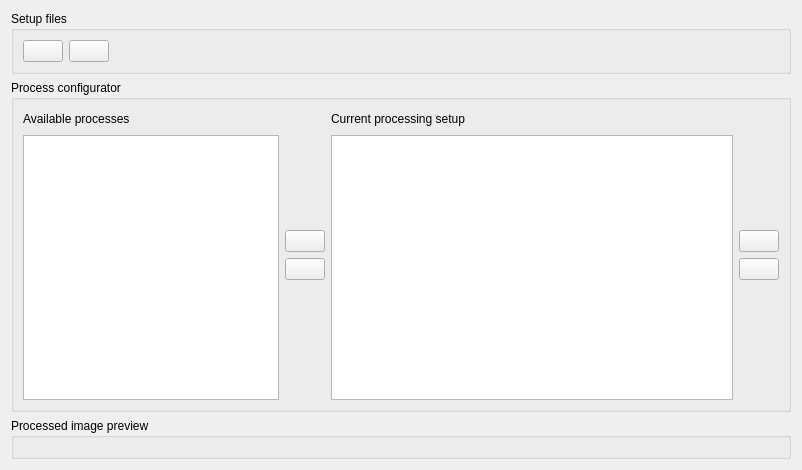
<?xml version="1.0" encoding="UTF-8"?>
<ui version="4.0">
 <class>Configurator</class>
 <widget class="QWidget" name="Configurator">
  <property name="geometry">
   <rect>
    <x>0</x>
    <y>0</y>
    <width>802</width>
    <height>470</height>
   </rect>
  </property>
  <property name="windowTitle">
   <string>Process configurator</string>
  </property>
  <layout class="QGridLayout" name="gridLayout">
   <item row="2" column="0">
    <layout class="QVBoxLayout" name="verticalLayout_6" stretch="1,0">
     <item>
      <layout class="QVBoxLayout" name="verticalLayout_5">
       <item>
        <widget class="QGroupBox" name="groupBox_3">
         <property name="title">
          <string>Setup files</string>
         </property>
         <layout class="QGridLayout" name="gridLayout_3">
          <item row="0" column="0">
           <layout class="QHBoxLayout" name="horizontalLayout">
            <item>
             <widget class="QPushButton" name="load">
              <property name="text">
               <string/>
              </property>
             </widget>
            </item>
            <item>
             <widget class="QPushButton" name="store">
              <property name="text">
               <string/>
              </property>
             </widget>
            </item>
            <item>
             <spacer name="horizontalSpacer_3">
              <property name="orientation">
               <enum>Qt::Horizontal</enum>
              </property>
              <property name="sizeHint" stdset="0">
               <size>
                <width>40</width>
                <height>20</height>
               </size>
              </property>
             </spacer>
            </item>
           </layout>
          </item>
         </layout>
        </widget>
       </item>
       <item>
        <widget class="QGroupBox" name="groupBox">
         <property name="title">
          <string>Process configurator</string>
         </property>
         <layout class="QHBoxLayout" name="horizontalLayout_3" stretch="0,0,1,0">
          <property name="leftMargin">
           <number>9</number>
          </property>
          <item>
           <layout class="QHBoxLayout" name="horizontalLayout_2">
            <item>
             <layout class="QVBoxLayout" name="verticalLayout_3">
              <item>
               <layout class="QHBoxLayout" name="horizontalLayout_4">
                <item>
                 <widget class="QLabel" name="label">
                  <property name="text">
                   <string>Available processes</string>
                  </property>
                 </widget>
                </item>
                <item>
                 <spacer name="horizontalSpacer">
                  <property name="orientation">
                   <enum>Qt::Horizontal</enum>
                  </property>
                  <property name="sizeHint" stdset="0">
                   <size>
                    <width>40</width>
                    <height>20</height>
                   </size>
                  </property>
                 </spacer>
                </item>
               </layout>
              </item>
              <item>
               <widget class="QListWidget" name="options">
                <property name="sizePolicy">
                 <sizepolicy hsizetype="Expanding" vsizetype="Expanding">
                  <horstretch>0</horstretch>
                  <verstretch>0</verstretch>
                 </sizepolicy>
                </property>
               </widget>
              </item>
             </layout>
            </item>
           </layout>
          </item>
          <item>
           <layout class="QVBoxLayout" name="verticalLayout">
            <item>
             <spacer name="verticalSpacer">
              <property name="orientation">
               <enum>Qt::Vertical</enum>
              </property>
              <property name="sizeHint" stdset="0">
               <size>
                <width>20</width>
                <height>40</height>
               </size>
              </property>
             </spacer>
            </item>
            <item>
             <widget class="QPushButton" name="add">
              <property name="text">
               <string/>
              </property>
             </widget>
            </item>
            <item>
             <widget class="QPushButton" name="remove">
              <property name="text">
               <string/>
              </property>
             </widget>
            </item>
            <item>
             <spacer name="verticalSpacer_2">
              <property name="orientation">
               <enum>Qt::Vertical</enum>
              </property>
              <property name="sizeHint" stdset="0">
               <size>
                <width>20</width>
                <height>40</height>
               </size>
              </property>
             </spacer>
            </item>
           </layout>
          </item>
          <item>
           <layout class="QVBoxLayout" name="verticalLayout_4">
            <item>
             <layout class="QHBoxLayout" name="horizontalLayout_5">
              <item>
               <widget class="QLabel" name="label_2">
                <property name="text">
                 <string>Current processing setup</string>
                </property>
               </widget>
              </item>
              <item>
               <spacer name="horizontalSpacer_2">
                <property name="orientation">
                 <enum>Qt::Horizontal</enum>
                </property>
                <property name="sizeHint" stdset="0">
                 <size>
                  <width>40</width>
                  <height>20</height>
                 </size>
                </property>
               </spacer>
              </item>
             </layout>
            </item>
            <item>
             <widget class="QTreeView" name="tree"/>
            </item>
           </layout>
          </item>
          <item>
           <layout class="QVBoxLayout" name="verticalLayout_2">
            <item>
             <spacer name="verticalSpacer_3">
              <property name="orientation">
               <enum>Qt::Vertical</enum>
              </property>
              <property name="sizeHint" stdset="0">
               <size>
                <width>20</width>
                <height>40</height>
               </size>
              </property>
             </spacer>
            </item>
            <item>
             <widget class="QPushButton" name="up">
              <property name="sizePolicy">
               <sizepolicy hsizetype="Minimum" vsizetype="Fixed">
                <horstretch>0</horstretch>
                <verstretch>0</verstretch>
               </sizepolicy>
              </property>
              <property name="text">
               <string/>
              </property>
             </widget>
            </item>
            <item>
             <widget class="QPushButton" name="down">
              <property name="text">
               <string/>
              </property>
             </widget>
            </item>
            <item>
             <spacer name="verticalSpacer_4">
              <property name="orientation">
               <enum>Qt::Vertical</enum>
              </property>
              <property name="sizeHint" stdset="0">
               <size>
                <width>20</width>
                <height>40</height>
               </size>
              </property>
             </spacer>
            </item>
           </layout>
          </item>
         </layout>
        </widget>
       </item>
      </layout>
     </item>
     <item>
      <widget class="QGroupBox" name="groupBox_2">
       <property name="title">
        <string>Processed image preview</string>
       </property>
       <layout class="QGridLayout" name="gridLayout_4">
        <item row="0" column="0">
         <layout class="QGridLayout" name="previewLayout"/>
        </item>
       </layout>
      </widget>
     </item>
    </layout>
   </item>
  </layout>
 </widget>
 <resources/>
 <connections/>
</ui>
